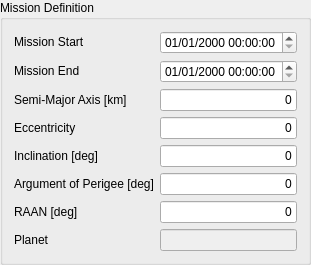
        <widget class="QGroupBox" name="groupBox_2">
         <property name="maximumSize">
          <size>
           <width>370</width>
           <height>299</height>
          </size>
         </property>
         <property name="title">
          <string>Mission Definition</string>
         </property>
         <layout class="QGridLayout" name="gridLayout_13">
          <item row="0" column="0">
           <widget class="QLabel" name="label_15">
            <property name="sizePolicy">
             <sizepolicy hsizetype="Fixed" vsizetype="Fixed">
              <horstretch>0</horstretch>
              <verstretch>0</verstretch>
             </sizepolicy>
            </property>
            <property name="text">
             <string>Mission Start</string>
            </property>
            <property name="indent">
             <number>0</number>
            </property>
           </widget>
          </item>
          <item row="0" column="1">
           <widget class="QDateTimeEdit" name="MissionStartDateTimeEdit">
            <property name="enabled">
             <bool>true</bool>
            </property>
            <property name="displayFormat">
             <string>dd/MM/yyyy HH:mm:ss</string>
            </property>
           </widget>
          </item>
          <item row="1" column="0">
           <widget class="QLabel" name="label_16">
            <property name="sizePolicy">
             <sizepolicy hsizetype="Fixed" vsizetype="Fixed">
              <horstretch>0</horstretch>
              <verstretch>0</verstretch>
             </sizepolicy>
            </property>
            <property name="text">
             <string>Mission End</string>
            </property>
            <property name="indent">
             <number>0</number>
            </property>
           </widget>
          </item>
          <item row="1" column="1">
           <widget class="QDateTimeEdit" name="MissionEndDateTimeEdit">
            <property name="enabled">
             <bool>true</bool>
            </property>
            <property name="displayFormat">
             <string>dd/MM/yyyy HH:mm:ss</string>
            </property>
           </widget>
          </item>
          <item row="2" column="0">
           <widget class="QLabel" name="label_17">
            <property name="sizePolicy">
             <sizepolicy hsizetype="Fixed" vsizetype="Fixed">
              <horstretch>0</horstretch>
              <verstretch>0</verstretch>
             </sizepolicy>
            </property>
            <property name="text">
             <string>Semi-Major Axis [km]</string>
            </property>
            <property name="indent">
             <number>0</number>
            </property>
           </widget>
          </item>
          <item row="2" column="1">
           <widget class="QLineEdit" name="SemiMajorAxisLineEdit">
            <property name="enabled">
             <bool>true</bool>
            </property>
            <property name="text">
             <string>0</string>
            </property>
            <property name="alignment">
             <set>Qt::AlignRight|Qt::AlignTrailing|Qt::AlignVCenter</set>
            </property>
           </widget>
          </item>
          <item row="3" column="0">
           <widget class="QLabel" name="label_18">
            <property name="sizePolicy">
             <sizepolicy hsizetype="Fixed" vsizetype="Fixed">
              <horstretch>0</horstretch>
              <verstretch>0</verstretch>
             </sizepolicy>
            </property>
            <property name="text">
             <string>Eccentricity</string>
            </property>
            <property name="indent">
             <number>0</number>
            </property>
           </widget>
          </item>
          <item row="3" column="1">
           <widget class="QLineEdit" name="EccentricityLineEdit">
            <property name="enabled">
             <bool>true</bool>
            </property>
            <property name="text">
             <string>0</string>
            </property>
            <property name="alignment">
             <set>Qt::AlignRight|Qt::AlignTrailing|Qt::AlignVCenter</set>
            </property>
           </widget>
          </item>
          <item row="4" column="0">
           <widget class="QLabel" name="label_19">
            <property name="sizePolicy">
             <sizepolicy hsizetype="Fixed" vsizetype="Fixed">
              <horstretch>0</horstretch>
              <verstretch>0</verstretch>
             </sizepolicy>
            </property>
            <property name="text">
             <string>Inclination [deg]</string>
            </property>
            <property name="indent">
             <number>0</number>
            </property>
           </widget>
          </item>
          <item row="4" column="1">
           <widget class="QLineEdit" name="InclinationLineEdit">
            <property name="enabled">
             <bool>true</bool>
            </property>
            <property name="text">
             <string>0</string>
            </property>
            <property name="alignment">
             <set>Qt::AlignRight|Qt::AlignTrailing|Qt::AlignVCenter</set>
            </property>
           </widget>
          </item>
          <item row="5" column="0">
           <widget class="QLabel" name="label_20">
            <property name="sizePolicy">
             <sizepolicy hsizetype="Fixed" vsizetype="Fixed">
              <horstretch>0</horstretch>
              <verstretch>0</verstretch>
             </sizepolicy>
            </property>
            <property name="text">
             <string>Argument of Perigee [deg]</string>
            </property>
            <property name="indent">
             <number>0</number>
            </property>
           </widget>
          </item>
          <item row="5" column="1">
           <widget class="QLineEdit" name="ArgumentOfPerigeeLineEdit">
            <property name="enabled">
             <bool>true</bool>
            </property>
            <property name="text">
             <string>0</string>
            </property>
            <property name="alignment">
             <set>Qt::AlignRight|Qt::AlignTrailing|Qt::AlignVCenter</set>
            </property>
           </widget>
          </item>
          <item row="6" column="0">
           <widget class="QLabel" name="label_21">
            <property name="sizePolicy">
             <sizepolicy hsizetype="Fixed" vsizetype="Fixed">
              <horstretch>0</horstretch>
              <verstretch>0</verstretch>
             </sizepolicy>
            </property>
            <property name="text">
             <string>RAAN [deg]</string>
            </property>
            <property name="indent">
             <number>0</number>
            </property>
           </widget>
          </item>
          <item row="6" column="1">
           <widget class="QLineEdit" name="RAANLineEdit">
            <property name="enabled">
             <bool>true</bool>
            </property>
            <property name="text">
             <string>0</string>
            </property>
            <property name="alignment">
             <set>Qt::AlignRight|Qt::AlignTrailing|Qt::AlignVCenter</set>
            </property>
           </widget>
          </item>
          <item row="7" column="0">
           <widget class="QLabel" name="label_5">
            <property name="text">
             <string>Planet</string>
            </property>
           </widget>
          </item>
          <item row="7" column="1">
           <widget class="QLineEdit" name="PlanetNameLineEdit">
            <property name="enabled">
             <bool>false</bool>
            </property>
           </widget>
          </item>
         </layout>
        </widget>
